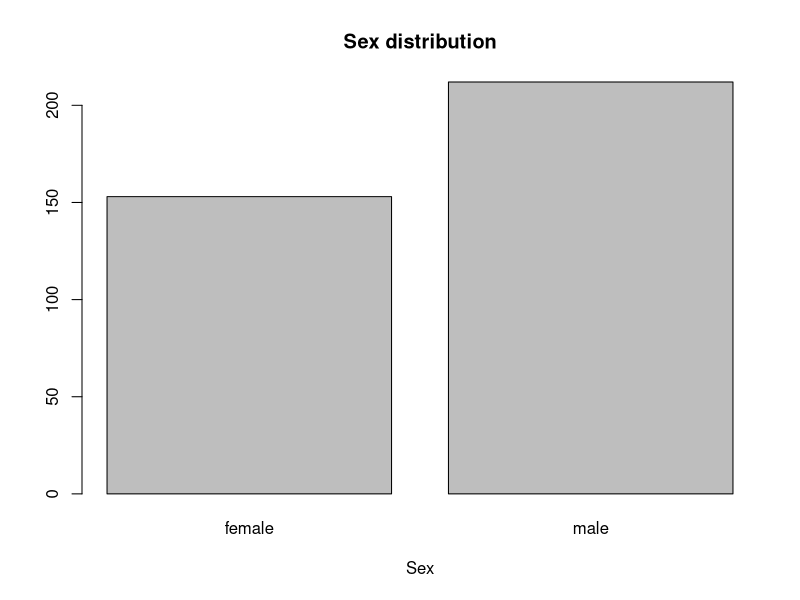
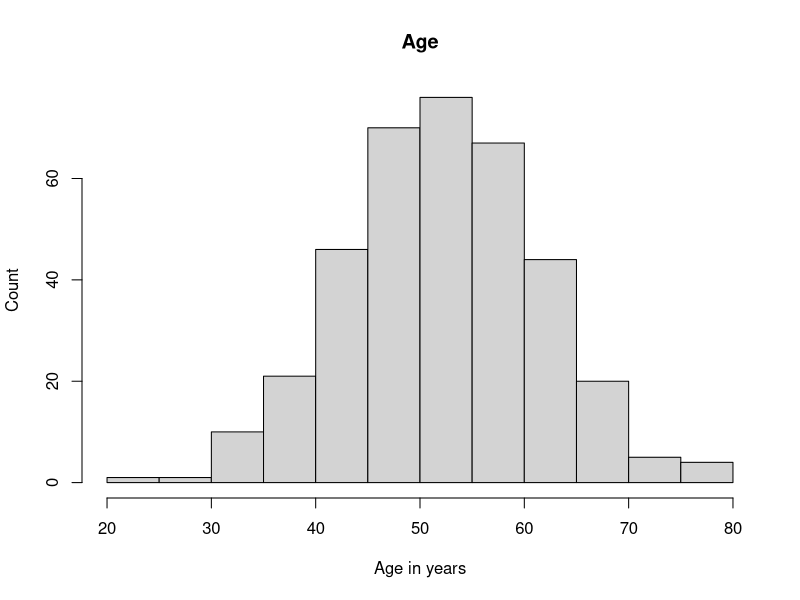
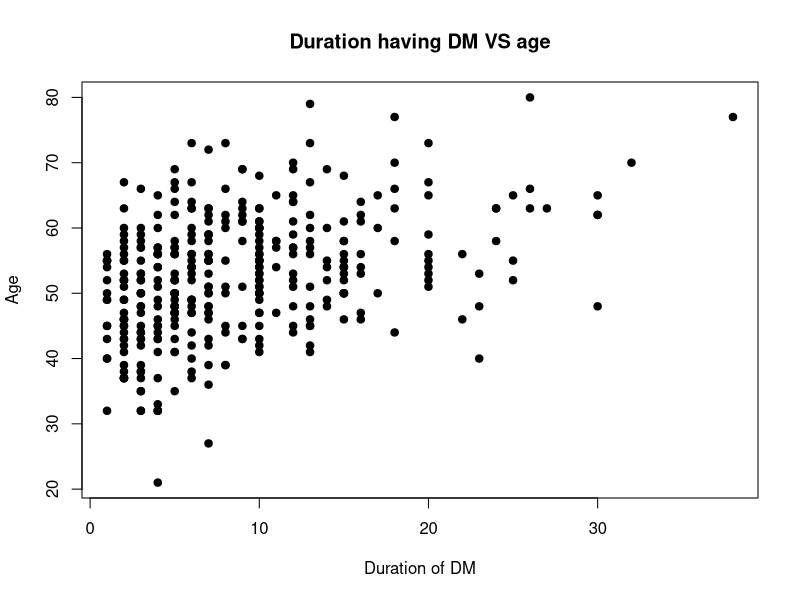
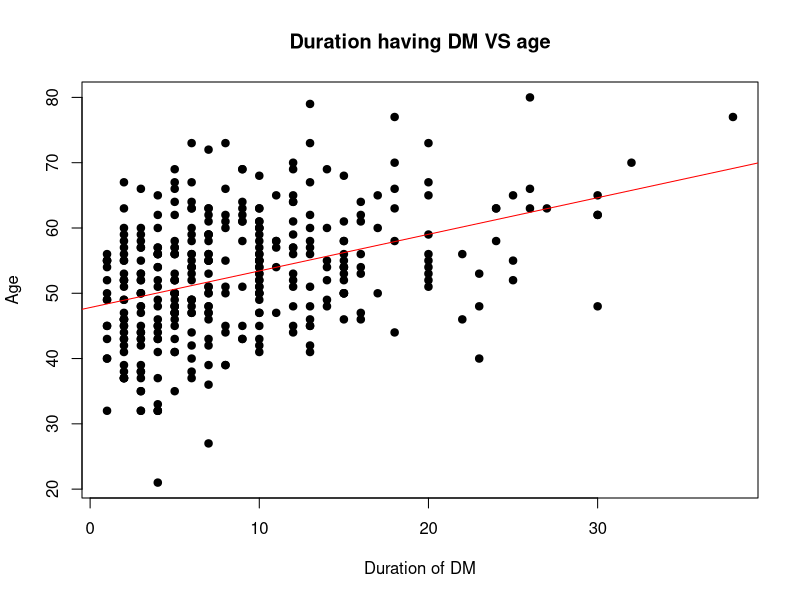
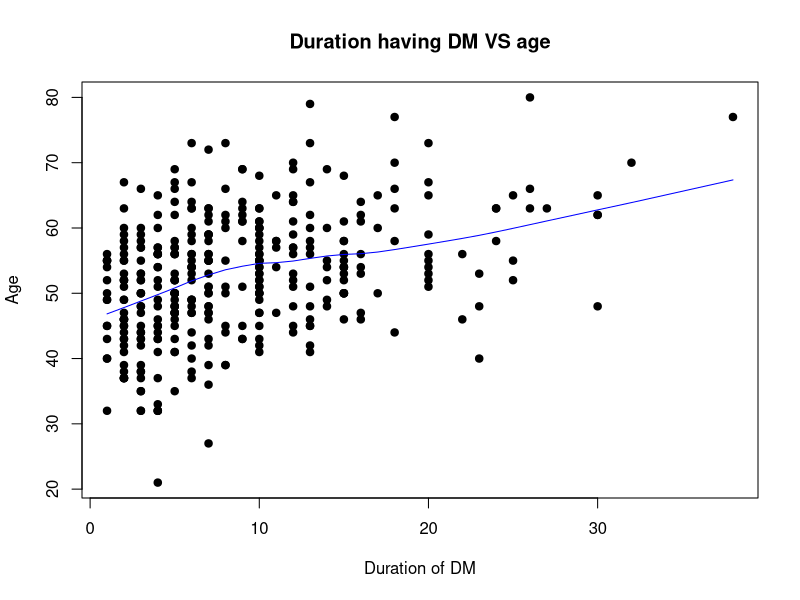
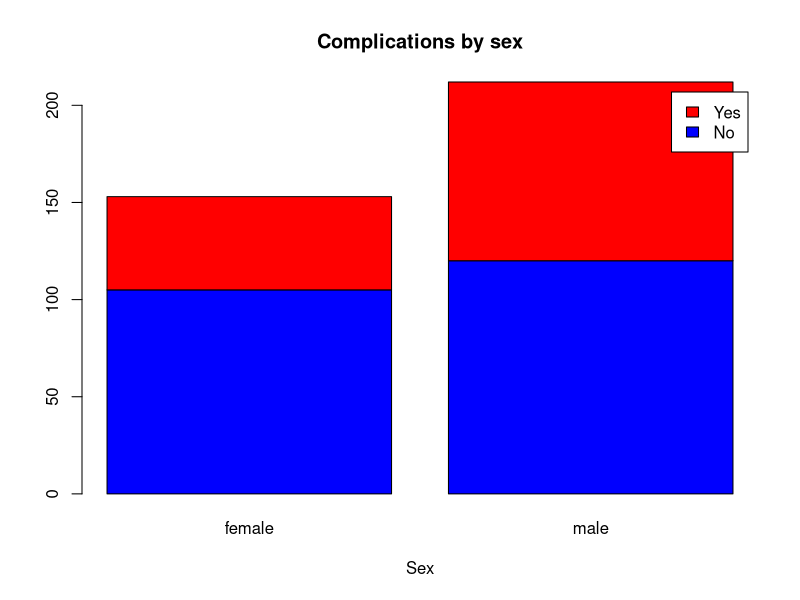
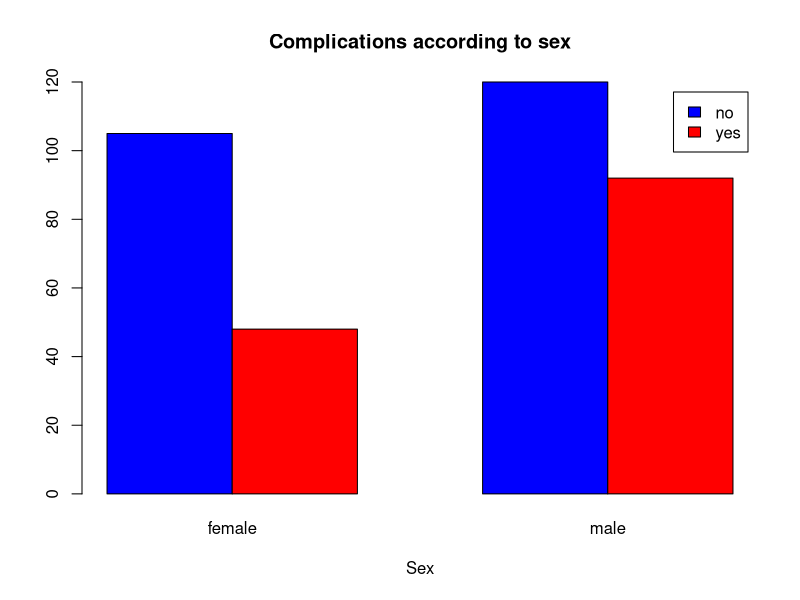
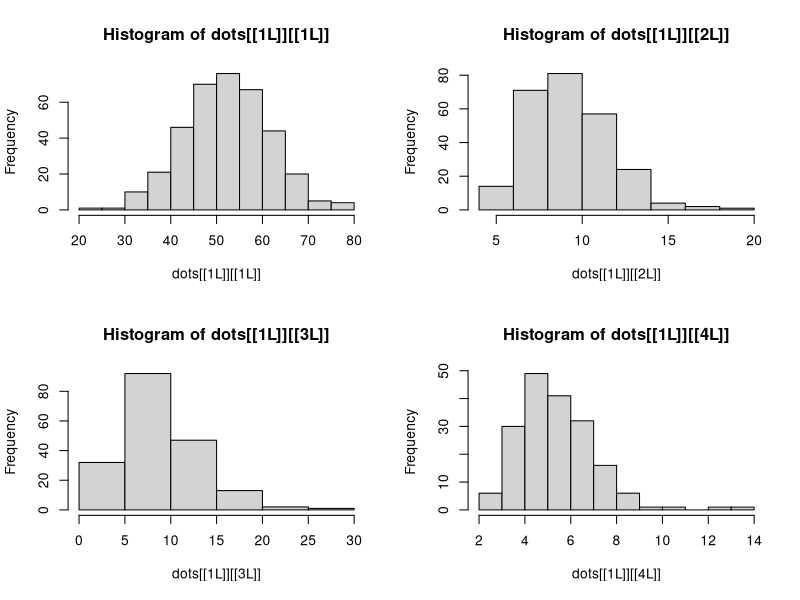

Reproduce these figures in R, in order.
## ---- chunk 1
library(foreign)
dataSPSS <- read.spss('qol.sav', to.data.frame = TRUE)
## ---- chunk 2
str(dataSPSS)
## ---- chunk 3
summary(dataSPSS)
## ---- chunk 4
dist.sex<-table(dataSPSS$sex)
barplot(dist.sex,
        main='Sex distribution',
        xlab='Sex')
## ---- chunk 5
hist(dataSPSS$age, main = 'Age',
     xlab = 'Age in years',
     ylab = 'Count')
## ---- chunk 6
plot(dataSPSS$tahundx, dataSPSS$age,
     main = 'Duration having DM VS age',
     xlab = 'Duration of DM', ylab = 'Age',
     pch = 19)
## ---- chunk 7
plot(dataSPSS$tahundx, dataSPSS$age,
     main = 'Duration having DM VS age',
     xlab = 'Duration of DM', ylab = 'Age',
     pch = 19)
abline(lm(dataSPSS$age~dataSPSS$tahundx), col = 'red')
## ---- chunk 8
plot(dataSPSS$tahundx, dataSPSS$age,
     main = 'Duration having DM VS age',
     xlab = 'Duration of DM', ylab = 'Age',
     pch = 19)
lines(lowess(dataSPSS$tahundx,dataSPSS$age), col = 'blue')
## ---- chunk 9
compl.sex<-table(dataSPSS$complica,dataSPSS$sex)
compl.sex
barplot(compl.sex,
        main='Complications by sex',
        xlab='Sex',
        col=c('blue','red'),
        legend=c('No','Yes'))
## ---- chunk 10
compl.sex
barplot(compl.sex,
        main = 'Complications according to sex',
        xlab = 'Sex',
        col = c('blue','red'),
        legend = c('no','yes'),
        beside = TRUE)
## ---- chunk 11
dataSPSS.4 <- dataSPSS[,c("age", "hba1c", "fbs", "choleste")]
par(mfrow = c(2, 2))  # two rows and two columns
mapply(hist, dataSPSS.4)  # not nice, no proper labels
mapply(hist, dataSPSS.4,
       main = paste("Histogram of ", colnames(dataSPSS.4)), 
       xlab = colnames(dataSPSS.4))  # nice with labels
par(mfrow = c(1, 1))  # reset back to only one plot per view
